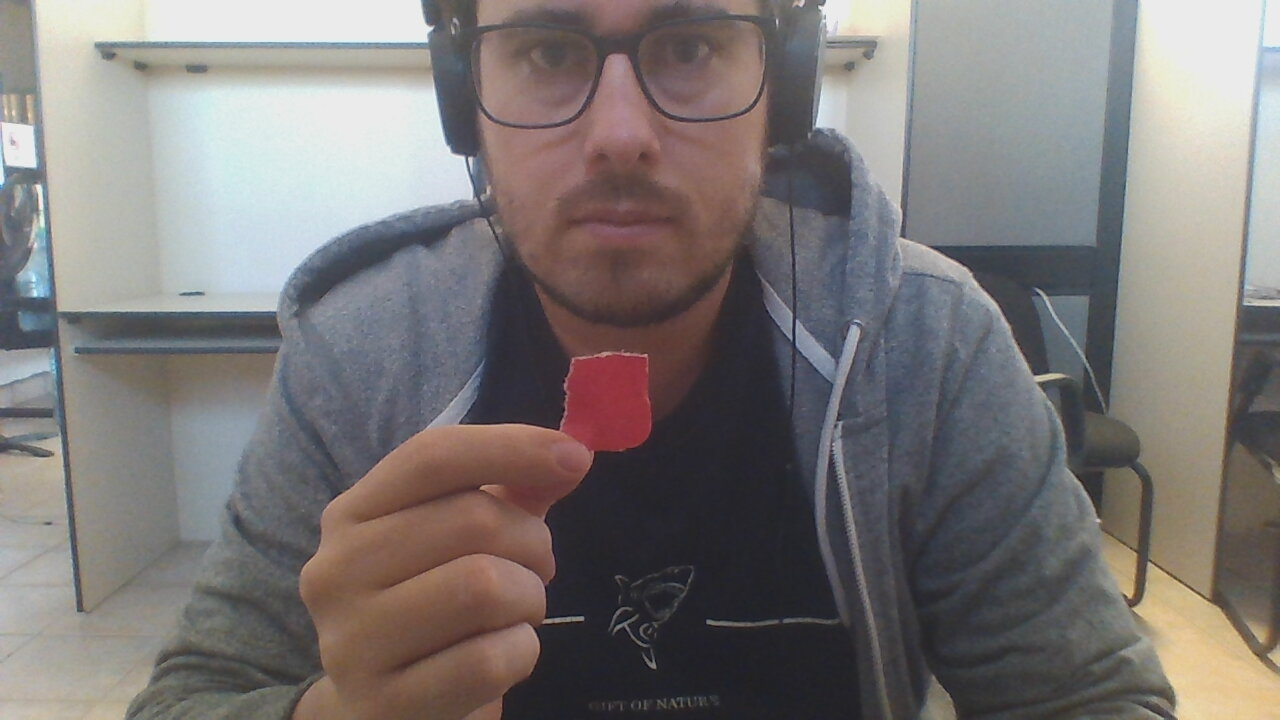
#> input picture photo.jpg, 1280 x 720 px
$ python corner.py
#> lines starting #> are read from the running program, lines starting #| are printed output that depends on the picture; after the words box and inside, x2 and y2 are one past the last pixel; in counts of white or black regions, pixels touching at a corner belong together
from matplotlib import pyplot as plt
import matplotlib.image as mpimg

from skimage import data
from skimage.color import rgb2gray
from skimage.feature import corner_harris, corner_subpix, corner_peaks
from skimage.transform import warp, AffineTransform
from skimage.filters import threshold_otsu
from skimage.draw import ellipse

import os

dirpath = os.getcwd()
print("current directory is : " + dirpath)
foldername = os.path.basename(dirpath)
print("Directory name is : " + foldername)

# Sheared checkerboard
tform = AffineTransform(scale=(1.3, 1.1), rotation=1, shear=0.7,
                        translation=(110, 30))
#image = warp(data.checkerboard()[:90, :90], tform.inverse,
#             output_shape=(200, 310))

'''codigo nuevo'''

image = mpimg.imread("photo.jpg")
#> image is the input picture: shape (720, 1280, 3); mean R, G, B 123.7, 118.8, 117.9
image = rgb2gray(image)
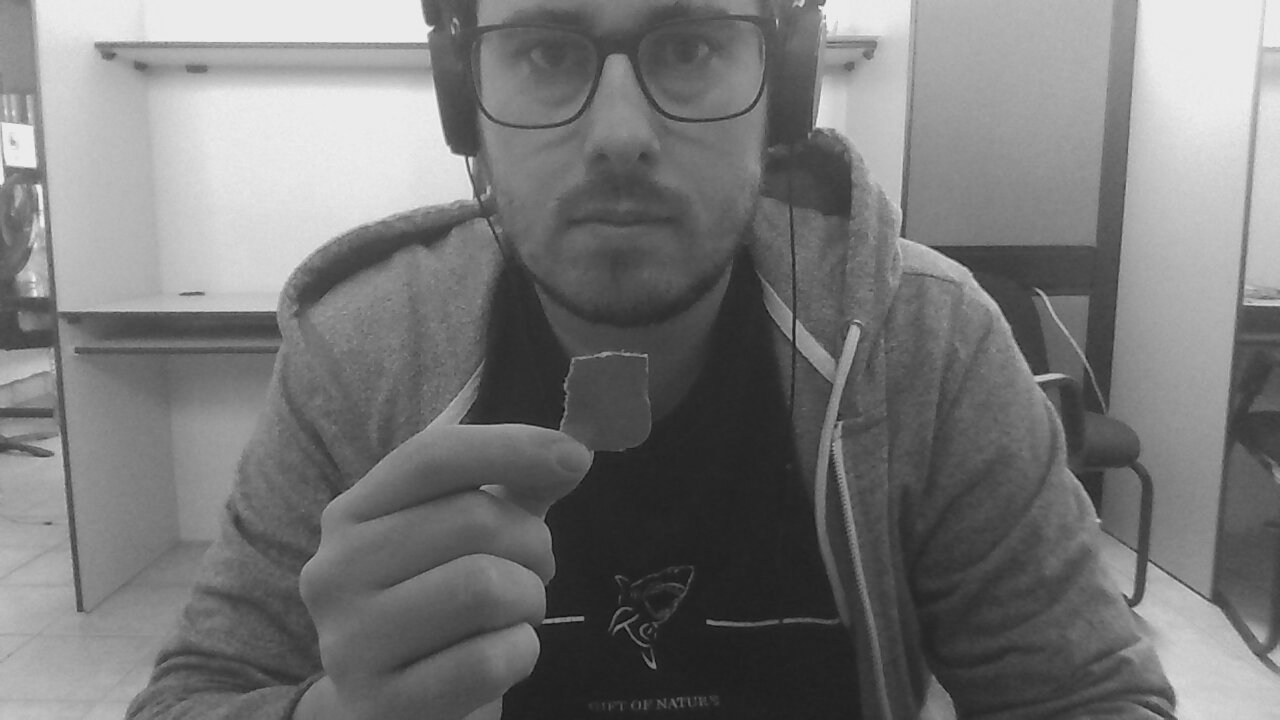
#> image: shape (720, 1280) float64; min 0.0516, max 0.968, mean 0.47
#thresh = threshold_otsu(image)
binary = image > .300
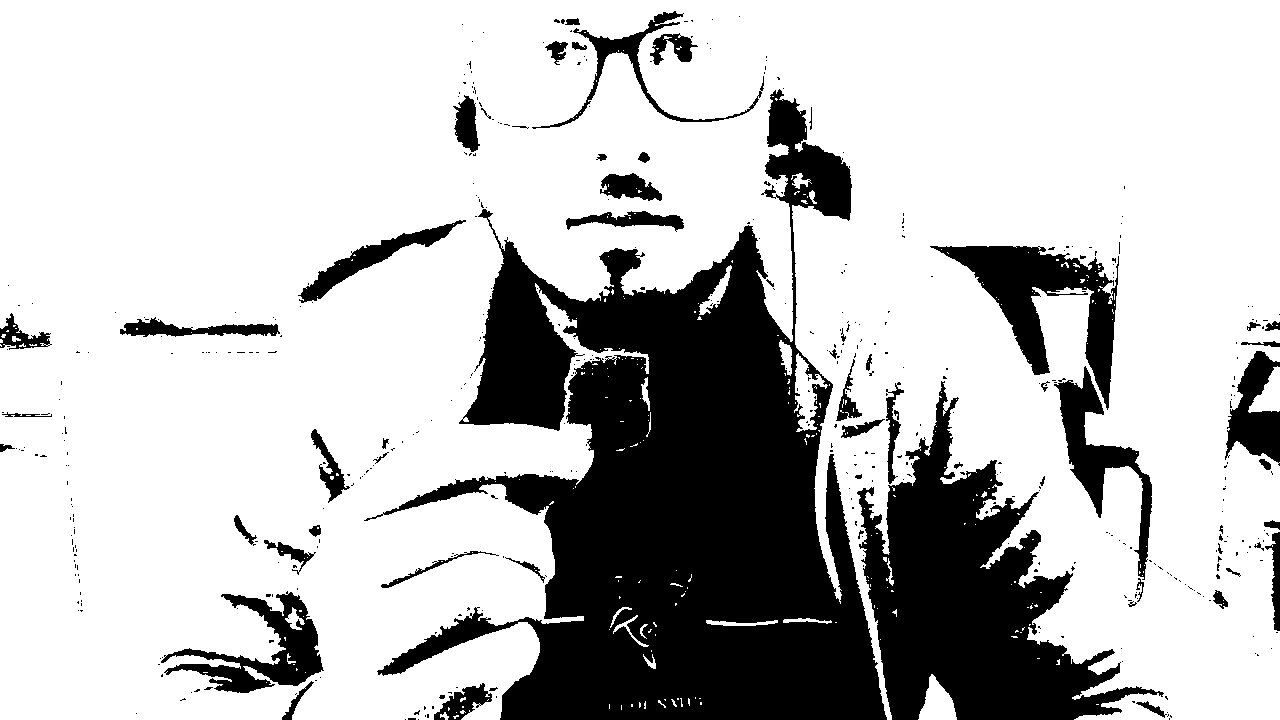
#> binary: shape (720, 1280) bool; 75% white; 475 black regions (413 under 20 px), largest, box (x1, y1, x2, y2) and area: (364, 89, 887, 720) 143112, (857, 381, 1164, 720) 42546, (930, 246, 1119, 410) 10182

'''/codigo nuevo'''

# Ellipse
rr, cc = ellipse(160, 175, 10, 100)
#image[rr, cc] = 1
# Two squares
image[30:80, 200:250] = .5
image[80:130, 250:300] = .1
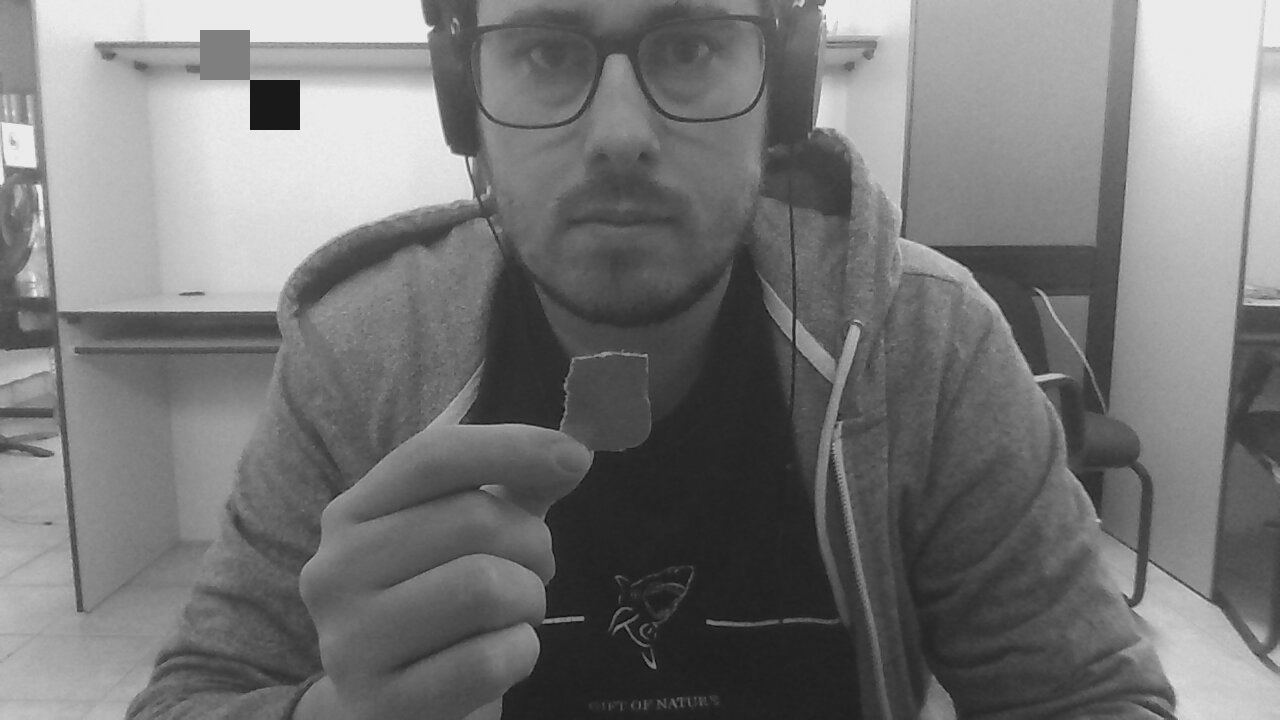
#> image: shape (720, 1280) float64; min 0.0516, max 0.968, mean 0.467

coords = corner_peaks(corner_harris(binary), min_distance=30)
#> coords = 227 pairs, first value 30 to 689, second value 30 to 1239
coords_subpix = corner_subpix(binary, coords, window_size=13)
#> coords_subpix = 227 rows, first 8: [452.6, 866.4], [nan, nan], [nan, nan], [529.1, 316.5], [641, 271], [nan, nan], [nan, nan], [nan, nan]

fig, ax = plt.subplots()
ax.imshow(binary,plt.cm.gray)
ax.plot(coords[:, 1], coords[:, 0], color='cyan', marker='o',
        linestyle='None', markersize=6)
ax.plot(coords_subpix[:, 1], coords_subpix[:, 0], '+r', markersize=15)
ax.axis((0, 310, 200, 0))
plt.show()
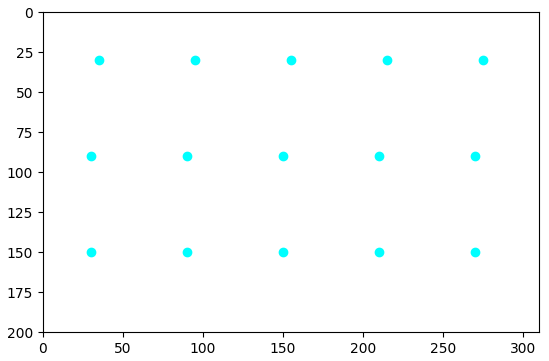
#> figure drawn by matplotlib, 1 panel
